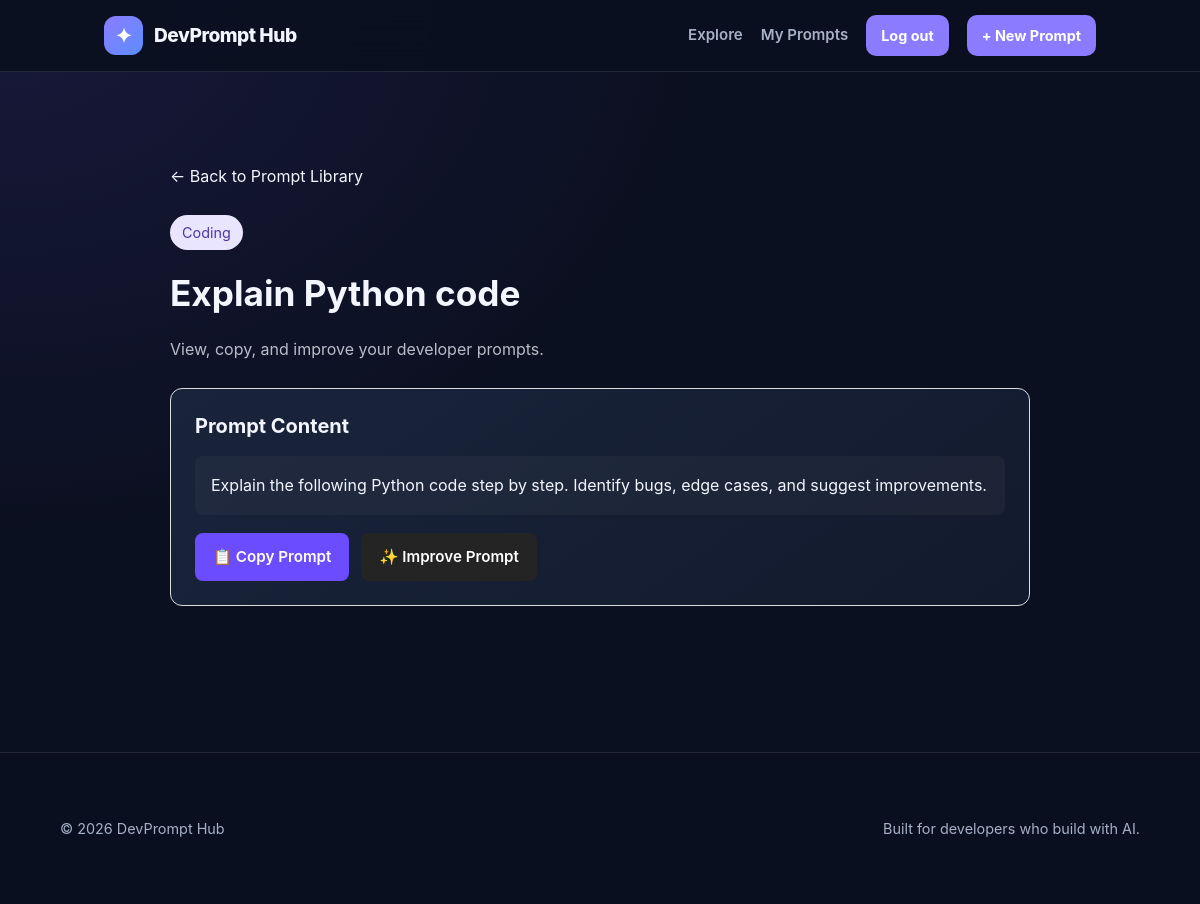
The app's page /prompt/1 (signed in) with its own data.
### tables this page shows
CREATE TABLE prompts (
        id INTEGER PRIMARY KEY AUTOINCREMENT,
        title TEXT NOT NULL,
        category TEXT NOT NULL,
        content TEXT NOT NULL,
        created_at TIMESTAMP DEFAULT CURRENT_TIMESTAMP
    , user_id INTEGER REFERENCES users(id));

### app.py (the view)
@app.route("/prompt/<int:prompt_id>")
def prompt(prompt_id):
    conn = db()
    item = conn.execute("""
        SELECT * FROM prompts WHERE id = ?
    """, (prompt_id,)).fetchone()
    conn.close()
    if not item:
        return "Prompt not found", 404
    return render_template("prompt.html", prompt=item)

### app.py (called while the page is built)
def db():
    DB.parent.mkdir(parents=True, exist_ok=True)
    conn = sqlite3.connect(DB)
    conn.row_factory = sqlite3.Row
    conn.execute("PRAGMA foreign_keys = ON")
    return conn

### templates/prompt.html (shortened to what this page needs)
{% extends "base.html" %}
{% block content %}
<div class="prompt-detail">
    <a href="{{ url_for('index') }}" class="back-link">
        ← Back to Prompt Library
    </a>
    <div class="prompt-header">
        <div>
            <span class="category-badge">
                {{ prompt['category'] }}
            </span>
            <h1>{{ prompt['title'] }}</h1>
            <p class="subtitle">
                View, copy, and improve your developer prompts.
            </p>
        </div>
    </div>
    <div class="prompt-card">
        <h2>Prompt Content</h2>
        <pre id="originalPrompt">{{ prompt['content'] }}</pre>
        <div class="button-group">
            <button
                type="button"
                onclick="copyOriginal()"
                class="btn btn-primary">
                📋 Copy Prompt
            </button>
            <button
                type="button"
                onclick="improvePrompt()"
                class="btn btn-secondary">
                ✨ Improve Prompt
            </button>
        </div>
    </div>
</div>
{% endblock %}

### static/style.css (style rules this page uses)
* { box-sizing:border-box }
body { margin:0;font-family:Inter,system-ui,sans-serif;background:#0b0d12;color:#f5f7fb }
.button,button { background:#f5f7fb;color:#0b0d12;border:0;border-radius:10px;padding:11px 16px;font-weight:700;text-decoration:none;cursor:pointer }

### templates/base.html (style rules this page uses)
:root { --bg: #0b1020; --surface: #121a2d; --surface-light: #19243b; --text: #f3f6ff; --muted: #a6b1c8; --accent: #8b7cff; --accent-hover: #a397ff; --border: rgba(255, 255, 255, 0.1); --success: #70e1b2; --danger: #ff8c9b; }
* { box-sizing: border-box; }
html { scroll-behavior: smooth; }
body { margin: 0; min-height: 100vh; display: flex; flex-direction: column; background: radial-gradient(ellipse at top left, rgba(95, 76, 210, 0.15), transparent 42%), var(--bg); color: var(--text); font-family: Inter, -apple-system, BlinkMacSystemFont, "Segoe UI", sans-serif; line-height: 1.6; }
a { color: inherit; text-decoration: none; }
button, input, textarea, select { font: inherit; }
button, .button { display: inline-flex; align-items: center; justify-content: center; gap: 8px; min-height: 42px; padding: 10px 17px; border: 1px solid transparent; border-radius: 10px; background: var(--accent); color: #fff; font-weight: 650; cursor: pointer; transition: background 0.2s ease, transform 0.2s ease; }
.prompt-card { padding: 24px; border: 1px solid var(--border); border-radius: 17px; background: linear-gradient(145deg, var(--surface-light), var(--surface)); transition: transform 0.2s ease, border-color 0.2s ease; }
.prompt-card h2 { margin: 8px 0 12px; font-size: 1.25rem; line-height: 1.35; }

### templates/prompt.html (style rules this page uses)
.prompt-detail { max-width: 900px; margin: 30px auto; padding: 20px; }
.back-link { display: inline-block; margin-bottom: 25px; text-decoration: none; }
.prompt-header { margin-bottom: 25px; }
.prompt-header h1 { font-size: 2.2rem; margin: 15px 0; }
.subtitle { opacity: 0.75; }
.category-badge { display: inline-block; padding: 6px 12px; border-radius: 20px; background: #e9e5ff; color: #5136a5; font-size: 0.9rem; }
.prompt-card { border: 1px solid #dddddd; border-radius: 12px; padding: 24px; margin-bottom: 24px; }
.prompt-card h2 { margin-top: 0; }
.prompt-card pre { white-space: pre-wrap; overflow-wrap: anywhere; font-family: inherit; line-height: 1.7; padding: 16px; border-radius: 8px; background: rgba(127, 127, 127, 0.08); }
.button-group { display: flex; gap: 12px; flex-wrap: wrap; margin-top: 18px; }
.btn { border: none; border-radius: 8px; padding: 12px 18px; cursor: pointer; font-size: 0.95rem; font-weight: 600; }
.btn-primary { background: #6c4cff; color: white; }
.btn-secondary { background: #242424; color: white; }

### records on screen
prompts: category "Coding", title "Explain Python code", content "Explain the following Python code step by step. Identify bugs, edge cases, and suggest improvements."

### other values on screen
{{ now_year if now_year is defined else 2026 }} "2026"
